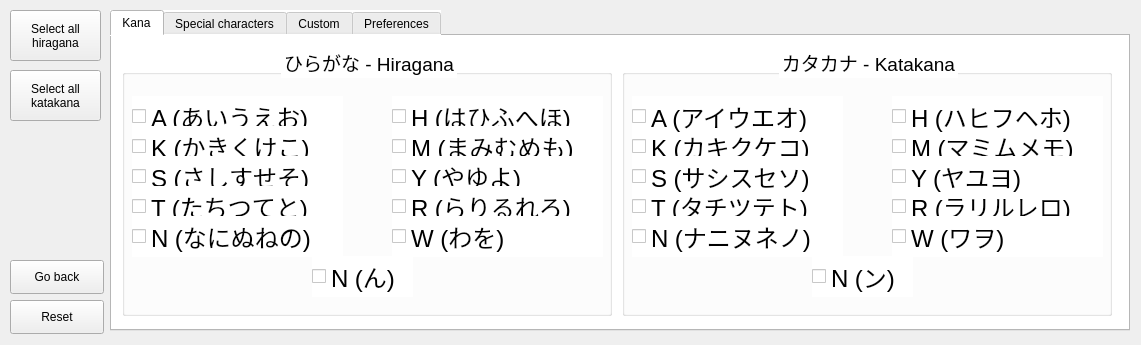
<?xml version="1.0" encoding="UTF-8"?>
<ui version="4.0">
 <class>window_selection</class>
 <widget class="QMainWindow" name="window_selection">
  <property name="enabled">
   <bool>true</bool>
  </property>
  <property name="geometry">
   <rect>
    <x>0</x>
    <y>0</y>
    <width>1141</width>
    <height>345</height>
   </rect>
  </property>
  <property name="focusPolicy">
   <enum>Qt::NoFocus</enum>
  </property>
  <property name="windowTitle">
   <string>Japanese 練習 - Selection</string>
  </property>
  <property name="windowIcon">
   <iconset>
    <normaloff>icon.png</normaloff>icon.png</iconset>
  </property>
  <widget class="QWidget" name="centralwidget">
   <widget class="QPushButton" name="btn_selection_reset">
    <property name="geometry">
     <rect>
      <x>10</x>
      <y>300</y>
      <width>94</width>
      <height>34</height>
     </rect>
    </property>
    <property name="text">
     <string>Reset</string>
    </property>
   </widget>
   <widget class="QPushButton" name="btn_hiragana_select_all">
    <property name="geometry">
     <rect>
      <x>10</x>
      <y>10</y>
      <width>91</width>
      <height>51</height>
     </rect>
    </property>
    <property name="text">
     <string>Select all
hiragana</string>
    </property>
    <property name="checkable">
     <bool>false</bool>
    </property>
   </widget>
   <widget class="QPushButton" name="btn_katakana_select_all">
    <property name="geometry">
     <rect>
      <x>10</x>
      <y>70</y>
      <width>91</width>
      <height>51</height>
     </rect>
    </property>
    <property name="text">
     <string>Select all
katakana</string>
    </property>
   </widget>
   <widget class="QPushButton" name="btn_go_to_main">
    <property name="geometry">
     <rect>
      <x>10</x>
      <y>260</y>
      <width>94</width>
      <height>34</height>
     </rect>
    </property>
    <property name="text">
     <string>Go back</string>
    </property>
   </widget>
   <widget class="QTabWidget" name="twidget_selection_menu">
    <property name="geometry">
     <rect>
      <x>110</x>
      <y>10</y>
      <width>1020</width>
      <height>321</height>
     </rect>
    </property>
    <property name="palette">
     <palette>
      <active>
       <colorrole role="Button">
        <brush brushstyle="SolidPattern">
         <color alpha="255">
          <red>255</red>
          <green>255</green>
          <blue>255</blue>
         </color>
        </brush>
       </colorrole>
       <colorrole role="Midlight">
        <brush brushstyle="SolidPattern">
         <color alpha="255">
          <red>255</red>
          <green>255</green>
          <blue>255</blue>
         </color>
        </brush>
       </colorrole>
       <colorrole role="Base">
        <brush brushstyle="SolidPattern">
         <color alpha="255">
          <red>255</red>
          <green>255</green>
          <blue>255</blue>
         </color>
        </brush>
       </colorrole>
       <colorrole role="Window">
        <brush brushstyle="SolidPattern">
         <color alpha="255">
          <red>255</red>
          <green>255</green>
          <blue>255</blue>
         </color>
        </brush>
       </colorrole>
      </active>
      <inactive>
       <colorrole role="Button">
        <brush brushstyle="SolidPattern">
         <color alpha="255">
          <red>255</red>
          <green>255</green>
          <blue>255</blue>
         </color>
        </brush>
       </colorrole>
       <colorrole role="Midlight">
        <brush brushstyle="SolidPattern">
         <color alpha="255">
          <red>255</red>
          <green>255</green>
          <blue>255</blue>
         </color>
        </brush>
       </colorrole>
       <colorrole role="Base">
        <brush brushstyle="SolidPattern">
         <color alpha="255">
          <red>255</red>
          <green>255</green>
          <blue>255</blue>
         </color>
        </brush>
       </colorrole>
       <colorrole role="Window">
        <brush brushstyle="SolidPattern">
         <color alpha="255">
          <red>255</red>
          <green>255</green>
          <blue>255</blue>
         </color>
        </brush>
       </colorrole>
      </inactive>
      <disabled>
       <colorrole role="Button">
        <brush brushstyle="SolidPattern">
         <color alpha="255">
          <red>255</red>
          <green>255</green>
          <blue>255</blue>
         </color>
        </brush>
       </colorrole>
       <colorrole role="Midlight">
        <brush brushstyle="SolidPattern">
         <color alpha="255">
          <red>255</red>
          <green>255</green>
          <blue>255</blue>
         </color>
        </brush>
       </colorrole>
       <colorrole role="Base">
        <brush brushstyle="SolidPattern">
         <color alpha="255">
          <red>255</red>
          <green>255</green>
          <blue>255</blue>
         </color>
        </brush>
       </colorrole>
       <colorrole role="Window">
        <brush brushstyle="SolidPattern">
         <color alpha="255">
          <red>255</red>
          <green>255</green>
          <blue>255</blue>
         </color>
        </brush>
       </colorrole>
      </disabled>
     </palette>
    </property>
    <property name="focusPolicy">
     <enum>Qt::TabFocus</enum>
    </property>
    <property name="autoFillBackground">
     <bool>false</bool>
    </property>
    <property name="styleSheet">
     <string notr="true">background-color: rgb(255, 255, 255);</string>
    </property>
    <property name="currentIndex">
     <number>0</number>
    </property>
    <widget class="QWidget" name="tab_kana">
     <attribute name="title">
      <string>Kana</string>
     </attribute>
     <widget class="QGroupBox" name="gb_hiragana">
      <property name="geometry">
       <rect>
        <x>10</x>
        <y>10</y>
        <width>490</width>
        <height>270</height>
       </rect>
      </property>
      <property name="font">
       <font>
        <pointsize>14</pointsize>
       </font>
      </property>
      <property name="title">
       <string>ひらがな - Hiragana</string>
      </property>
      <property name="alignment">
       <set>Qt::AlignCenter</set>
      </property>
      <widget class="QCheckBox" name="cb_hiragana_a">
       <property name="geometry">
        <rect>
         <x>10</x>
         <y>50</y>
         <width>211</width>
         <height>41</height>
        </rect>
       </property>
       <property name="font">
        <font>
         <pointsize>18</pointsize>
        </font>
       </property>
       <property name="text">
        <string>A (あいうえお)</string>
       </property>
      </widget>
      <widget class="QCheckBox" name="cb_hiragana_k">
       <property name="geometry">
        <rect>
         <x>10</x>
         <y>80</y>
         <width>211</width>
         <height>41</height>
        </rect>
       </property>
       <property name="font">
        <font>
         <pointsize>18</pointsize>
        </font>
       </property>
       <property name="text">
        <string>K (かきくけこ)</string>
       </property>
      </widget>
      <widget class="QCheckBox" name="cb_hiragana_s">
       <property name="geometry">
        <rect>
         <x>10</x>
         <y>110</y>
         <width>211</width>
         <height>41</height>
        </rect>
       </property>
       <property name="font">
        <font>
         <pointsize>18</pointsize>
        </font>
       </property>
       <property name="text">
        <string>S (さしすせそ)</string>
       </property>
      </widget>
      <widget class="QCheckBox" name="cb_hiragana_t">
       <property name="geometry">
        <rect>
         <x>10</x>
         <y>140</y>
         <width>211</width>
         <height>41</height>
        </rect>
       </property>
       <property name="font">
        <font>
         <pointsize>18</pointsize>
        </font>
       </property>
       <property name="text">
        <string>T (たちつてと)</string>
       </property>
      </widget>
      <widget class="QCheckBox" name="cb_hiragana_nm">
       <property name="geometry">
        <rect>
         <x>10</x>
         <y>170</y>
         <width>211</width>
         <height>41</height>
        </rect>
       </property>
       <property name="font">
        <font>
         <pointsize>18</pointsize>
        </font>
       </property>
       <property name="text">
        <string>N (なにぬねの)</string>
       </property>
      </widget>
      <widget class="QCheckBox" name="cb_hiragana_h">
       <property name="geometry">
        <rect>
         <x>270</x>
         <y>50</y>
         <width>211</width>
         <height>41</height>
        </rect>
       </property>
       <property name="font">
        <font>
         <pointsize>18</pointsize>
        </font>
       </property>
       <property name="text">
        <string>H (はひふへほ)</string>
       </property>
      </widget>
      <widget class="QCheckBox" name="cb_hiragana_m">
       <property name="geometry">
        <rect>
         <x>270</x>
         <y>80</y>
         <width>211</width>
         <height>41</height>
        </rect>
       </property>
       <property name="font">
        <font>
         <pointsize>18</pointsize>
        </font>
       </property>
       <property name="text">
        <string>M (まみむめも)</string>
       </property>
      </widget>
      <widget class="QCheckBox" name="cb_hiragana_y">
       <property name="geometry">
        <rect>
         <x>270</x>
         <y>110</y>
         <width>211</width>
         <height>41</height>
        </rect>
       </property>
       <property name="font">
        <font>
         <pointsize>18</pointsize>
        </font>
       </property>
       <property name="layoutDirection">
        <enum>Qt::LeftToRight</enum>
       </property>
       <property name="styleSheet">
        <string notr="true">text-align: justified;</string>
       </property>
       <property name="text">
        <string>Y (やゆよ)</string>
       </property>
       <property name="tristate">
        <bool>false</bool>
       </property>
      </widget>
      <widget class="QCheckBox" name="cb_hiragana_r">
       <property name="geometry">
        <rect>
         <x>270</x>
         <y>140</y>
         <width>211</width>
         <height>41</height>
        </rect>
       </property>
       <property name="font">
        <font>
         <pointsize>18</pointsize>
        </font>
       </property>
       <property name="layoutDirection">
        <enum>Qt::LeftToRight</enum>
       </property>
       <property name="styleSheet">
        <string notr="true">text-align: justified;</string>
       </property>
       <property name="text">
        <string>R (らりるれろ)</string>
       </property>
       <property name="tristate">
        <bool>false</bool>
       </property>
      </widget>
      <widget class="QCheckBox" name="cb_hiragana_w">
       <property name="geometry">
        <rect>
         <x>270</x>
         <y>170</y>
         <width>211</width>
         <height>41</height>
        </rect>
       </property>
       <property name="font">
        <font>
         <pointsize>18</pointsize>
        </font>
       </property>
       <property name="layoutDirection">
        <enum>Qt::LeftToRight</enum>
       </property>
       <property name="styleSheet">
        <string notr="true">text-align: justified;</string>
       </property>
       <property name="text">
        <string>W (わを)</string>
       </property>
       <property name="tristate">
        <bool>false</bool>
       </property>
      </widget>
      <widget class="QCheckBox" name="cb_hiragana_ns">
       <property name="geometry">
        <rect>
         <x>190</x>
         <y>210</y>
         <width>101</width>
         <height>41</height>
        </rect>
       </property>
       <property name="font">
        <font>
         <pointsize>18</pointsize>
        </font>
       </property>
       <property name="text">
        <string>N (ん)</string>
       </property>
      </widget>
     </widget>
     <widget class="QGroupBox" name="gb_katakana">
      <property name="geometry">
       <rect>
        <x>510</x>
        <y>10</y>
        <width>490</width>
        <height>270</height>
       </rect>
      </property>
      <property name="font">
       <font>
        <pointsize>14</pointsize>
       </font>
      </property>
      <property name="title">
       <string>カタカナ - Katakana</string>
      </property>
      <property name="alignment">
       <set>Qt::AlignCenter</set>
      </property>
      <widget class="QCheckBox" name="cb_katakana_m">
       <property name="geometry">
        <rect>
         <x>270</x>
         <y>80</y>
         <width>211</width>
         <height>41</height>
        </rect>
       </property>
       <property name="font">
        <font>
         <pointsize>18</pointsize>
        </font>
       </property>
       <property name="text">
        <string>M (マミムメモ)</string>
       </property>
      </widget>
      <widget class="QCheckBox" name="cb_katakana_r">
       <property name="geometry">
        <rect>
         <x>270</x>
         <y>140</y>
         <width>211</width>
         <height>41</height>
        </rect>
       </property>
       <property name="font">
        <font>
         <pointsize>18</pointsize>
        </font>
       </property>
       <property name="layoutDirection">
        <enum>Qt::LeftToRight</enum>
       </property>
       <property name="styleSheet">
        <string notr="true">text-align: justified;</string>
       </property>
       <property name="text">
        <string>R (ラリルレロ)</string>
       </property>
       <property name="tristate">
        <bool>false</bool>
       </property>
      </widget>
      <widget class="QCheckBox" name="cb_katakana_ns">
       <property name="geometry">
        <rect>
         <x>190</x>
         <y>210</y>
         <width>101</width>
         <height>41</height>
        </rect>
       </property>
       <property name="font">
        <font>
         <pointsize>18</pointsize>
        </font>
       </property>
       <property name="text">
        <string>N (ン)</string>
       </property>
      </widget>
      <widget class="QCheckBox" name="cb_katakana_k">
       <property name="geometry">
        <rect>
         <x>10</x>
         <y>80</y>
         <width>211</width>
         <height>41</height>
        </rect>
       </property>
       <property name="font">
        <font>
         <pointsize>18</pointsize>
        </font>
       </property>
       <property name="text">
        <string>K (カキクケコ)</string>
       </property>
      </widget>
      <widget class="QCheckBox" name="cb_katakana_t">
       <property name="geometry">
        <rect>
         <x>10</x>
         <y>140</y>
         <width>211</width>
         <height>41</height>
        </rect>
       </property>
       <property name="font">
        <font>
         <pointsize>18</pointsize>
        </font>
       </property>
       <property name="text">
        <string>T (タチツテト)</string>
       </property>
      </widget>
      <widget class="QCheckBox" name="cb_katakana_s">
       <property name="geometry">
        <rect>
         <x>10</x>
         <y>110</y>
         <width>211</width>
         <height>41</height>
        </rect>
       </property>
       <property name="font">
        <font>
         <pointsize>18</pointsize>
        </font>
       </property>
       <property name="text">
        <string>S (サシスセソ)</string>
       </property>
      </widget>
      <widget class="QCheckBox" name="cb_katakana_a">
       <property name="geometry">
        <rect>
         <x>10</x>
         <y>50</y>
         <width>211</width>
         <height>41</height>
        </rect>
       </property>
       <property name="font">
        <font>
         <pointsize>18</pointsize>
        </font>
       </property>
       <property name="text">
        <string>A (アイウエオ)</string>
       </property>
      </widget>
      <widget class="QCheckBox" name="cb_katakana_y">
       <property name="geometry">
        <rect>
         <x>270</x>
         <y>110</y>
         <width>211</width>
         <height>41</height>
        </rect>
       </property>
       <property name="font">
        <font>
         <pointsize>18</pointsize>
        </font>
       </property>
       <property name="layoutDirection">
        <enum>Qt::LeftToRight</enum>
       </property>
       <property name="styleSheet">
        <string notr="true">text-align: justified;</string>
       </property>
       <property name="text">
        <string>Y (ヤユヨ)</string>
       </property>
       <property name="tristate">
        <bool>false</bool>
       </property>
      </widget>
      <widget class="QCheckBox" name="cb_katakana_nm">
       <property name="geometry">
        <rect>
         <x>10</x>
         <y>170</y>
         <width>211</width>
         <height>41</height>
        </rect>
       </property>
       <property name="font">
        <font>
         <pointsize>18</pointsize>
        </font>
       </property>
       <property name="text">
        <string>N (ナニヌネノ)</string>
       </property>
      </widget>
      <widget class="QCheckBox" name="cb_katakana_w">
       <property name="geometry">
        <rect>
         <x>270</x>
         <y>170</y>
         <width>211</width>
         <height>41</height>
        </rect>
       </property>
       <property name="font">
        <font>
         <pointsize>18</pointsize>
        </font>
       </property>
       <property name="layoutDirection">
        <enum>Qt::LeftToRight</enum>
       </property>
       <property name="styleSheet">
        <string notr="true">text-align: justified;</string>
       </property>
       <property name="text">
        <string>W (ワヲ)</string>
       </property>
       <property name="tristate">
        <bool>false</bool>
       </property>
      </widget>
      <widget class="QCheckBox" name="cb_katakana_h">
       <property name="geometry">
        <rect>
         <x>270</x>
         <y>50</y>
         <width>211</width>
         <height>41</height>
        </rect>
       </property>
       <property name="font">
        <font>
         <pointsize>18</pointsize>
        </font>
       </property>
       <property name="text">
        <string>H (ハヒフヘホ)</string>
       </property>
      </widget>
     </widget>
    </widget>
    <widget class="QWidget" name="tab_special">
     <attribute name="title">
      <string>Special characters</string>
     </attribute>
     <widget class="QGroupBox" name="gb_hiragana_spec">
      <property name="geometry">
       <rect>
        <x>10</x>
        <y>10</y>
        <width>490</width>
        <height>270</height>
       </rect>
      </property>
      <property name="font">
       <font>
        <pointsize>14</pointsize>
       </font>
      </property>
      <property name="title">
       <string>ひらがな - Hiragana</string>
      </property>
      <property name="alignment">
       <set>Qt::AlignCenter</set>
      </property>
      <widget class="QCheckBox" name="cb_hiragana_z">
       <property name="geometry">
        <rect>
         <x>10</x>
         <y>50</y>
         <width>211</width>
         <height>41</height>
        </rect>
       </property>
       <property name="font">
        <font>
         <pointsize>18</pointsize>
        </font>
       </property>
       <property name="text">
        <string>Z (ざじずぜぞ)</string>
       </property>
      </widget>
      <widget class="QCheckBox" name="cb_hiragana_d">
       <property name="geometry">
        <rect>
         <x>10</x>
         <y>80</y>
         <width>211</width>
         <height>41</height>
        </rect>
       </property>
       <property name="font">
        <font>
         <pointsize>18</pointsize>
        </font>
       </property>
       <property name="text">
        <string>D (だぢづでど)</string>
       </property>
      </widget>
      <widget class="QCheckBox" name="cb_hiragana_b">
       <property name="geometry">
        <rect>
         <x>270</x>
         <y>50</y>
         <width>211</width>
         <height>41</height>
        </rect>
       </property>
       <property name="font">
        <font>
         <pointsize>18</pointsize>
        </font>
       </property>
       <property name="text">
        <string>B (ばびぶべぼ)</string>
       </property>
      </widget>
      <widget class="QCheckBox" name="cb_hiragana_p">
       <property name="geometry">
        <rect>
         <x>270</x>
         <y>80</y>
         <width>211</width>
         <height>41</height>
        </rect>
       </property>
       <property name="font">
        <font>
         <pointsize>18</pointsize>
        </font>
       </property>
       <property name="text">
        <string>P (ぱぴぷぺぽ)</string>
       </property>
      </widget>
      <widget class="QCheckBox" name="cb_hiragana_ya">
       <property name="geometry">
        <rect>
         <x>10</x>
         <y>120</y>
         <width>471</width>
         <height>31</height>
        </rect>
       </property>
       <property name="font">
        <font>
         <pointsize>13</pointsize>
        </font>
       </property>
       <property name="text">
        <string notr="true">_YA (きゃしゃちゃにゃひゃみゃりゃぎゃじゃびゃぴゃ)</string>
       </property>
      </widget>
      <widget class="QCheckBox" name="cb_hiragana_yu">
       <property name="geometry">
        <rect>
         <x>10</x>
         <y>150</y>
         <width>471</width>
         <height>31</height>
        </rect>
       </property>
       <property name="font">
        <font>
         <pointsize>13</pointsize>
        </font>
       </property>
       <property name="text">
        <string notr="true">_YU (きゅしゅちゅにゅひゅみゅりゅぎゅじゅびゅぴゅ)</string>
       </property>
      </widget>
      <widget class="QCheckBox" name="cb_hiragana_yo">
       <property name="geometry">
        <rect>
         <x>10</x>
         <y>180</y>
         <width>471</width>
         <height>31</height>
        </rect>
       </property>
       <property name="font">
        <font>
         <pointsize>13</pointsize>
        </font>
       </property>
       <property name="text">
        <string notr="true">_YO (きょしょちょにょひょみょりょぎょじょびょぴょ)</string>
       </property>
      </widget>
     </widget>
     <widget class="QGroupBox" name="gb_katakana_spec">
      <property name="geometry">
       <rect>
        <x>510</x>
        <y>10</y>
        <width>490</width>
        <height>270</height>
       </rect>
      </property>
      <property name="font">
       <font>
        <pointsize>14</pointsize>
       </font>
      </property>
      <property name="title">
       <string>カタカナ - Katakana</string>
      </property>
      <property name="alignment">
       <set>Qt::AlignCenter</set>
      </property>
      <widget class="QCheckBox" name="cb_katakana_p">
       <property name="geometry">
        <rect>
         <x>270</x>
         <y>80</y>
         <width>211</width>
         <height>41</height>
        </rect>
       </property>
       <property name="font">
        <font>
         <pointsize>18</pointsize>
        </font>
       </property>
       <property name="text">
        <string>P (パピプペポ)</string>
       </property>
      </widget>
      <widget class="QCheckBox" name="cb_katakana_d">
       <property name="geometry">
        <rect>
         <x>10</x>
         <y>80</y>
         <width>211</width>
         <height>41</height>
        </rect>
       </property>
       <property name="font">
        <font>
         <pointsize>18</pointsize>
        </font>
       </property>
       <property name="text">
        <string>D (ダヂヅデド)</string>
       </property>
      </widget>
      <widget class="QCheckBox" name="cb_katakana_yu">
       <property name="geometry">
        <rect>
         <x>10</x>
         <y>150</y>
         <width>471</width>
         <height>31</height>
        </rect>
       </property>
       <property name="font">
        <font>
         <pointsize>13</pointsize>
        </font>
       </property>
       <property name="text">
        <string notr="true">_YU (キュシュチュニュヒュミュリュギュジュビュピュ)</string>
       </property>
      </widget>
      <widget class="QCheckBox" name="cb_katakana_b">
       <property name="geometry">
        <rect>
         <x>270</x>
         <y>50</y>
         <width>211</width>
         <height>41</height>
        </rect>
       </property>
       <property name="font">
        <font>
         <pointsize>18</pointsize>
        </font>
       </property>
       <property name="text">
        <string>B (バビブベボ)</string>
       </property>
      </widget>
      <widget class="QCheckBox" name="cb_katakana_z">
       <property name="geometry">
        <rect>
         <x>10</x>
         <y>50</y>
         <width>211</width>
         <height>41</height>
        </rect>
       </property>
       <property name="font">
        <font>
         <pointsize>18</pointsize>
        </font>
       </property>
       <property name="text">
        <string>Z (ザジズゼゾ)</string>
       </property>
      </widget>
      <widget class="QCheckBox" name="cb_katakana_ya">
       <property name="geometry">
        <rect>
         <x>10</x>
         <y>120</y>
         <width>471</width>
         <height>31</height>
        </rect>
       </property>
       <property name="font">
        <font>
         <pointsize>13</pointsize>
        </font>
       </property>
       <property name="text">
        <string>_YA (キャシャチャニャヒャミャリャギャジャビャピャ)</string>
       </property>
      </widget>
      <widget class="QCheckBox" name="cb_katakana_yo">
       <property name="geometry">
        <rect>
         <x>10</x>
         <y>180</y>
         <width>471</width>
         <height>31</height>
        </rect>
       </property>
       <property name="font">
        <font>
         <pointsize>13</pointsize>
        </font>
       </property>
       <property name="text">
        <string notr="true">_YO (キョショチョニョヒョミョリョギョジョビョピョ)</string>
       </property>
      </widget>
     </widget>
    </widget>
    <widget class="QWidget" name="tab_custom">
     <attribute name="title">
      <string>Custom</string>
     </attribute>
     <widget class="QPlainTextEdit" name="pt_custom_kana">
      <property name="geometry">
       <rect>
        <x>10</x>
        <y>49</y>
        <width>991</width>
        <height>231</height>
       </rect>
      </property>
     </widget>
     <widget class="QPushButton" name="btn_load_kana">
      <property name="geometry">
       <rect>
        <x>910</x>
        <y>10</y>
        <width>91</width>
        <height>34</height>
       </rect>
      </property>
      <property name="text">
       <string>Load</string>
      </property>
     </widget>
     <widget class="QLabel" name="info_label">
      <property name="geometry">
       <rect>
        <x>10</x>
        <y>10</y>
        <width>581</width>
        <height>31</height>
       </rect>
      </property>
      <property name="font">
       <font>
        <pointsize>16</pointsize>
       </font>
      </property>
      <property name="text">
       <string>&lt;html&gt;&lt;head/&gt;&lt;body&gt;&lt;p&gt;Enter kana separated by commas (あ,い,う,エ,オ)&lt;/p&gt;&lt;/body&gt;&lt;/html&gt;</string>
      </property>
      <property name="alignment">
       <set>Qt::AlignLeading|Qt::AlignLeft|Qt::AlignVCenter</set>
      </property>
      <property name="wordWrap">
       <bool>true</bool>
      </property>
     </widget>
     <widget class="QPushButton" name="btn_save_kana">
      <property name="geometry">
       <rect>
        <x>810</x>
        <y>10</y>
        <width>91</width>
        <height>34</height>
       </rect>
      </property>
      <property name="text">
       <string>Save</string>
      </property>
     </widget>
    </widget>
    <widget class="QWidget" name="tab_preferences">
     <attribute name="title">
      <string>Preferences</string>
     </attribute>
    </widget>
   </widget>
  </widget>
 </widget>
 <resources/>
 <connections/>
</ui>
